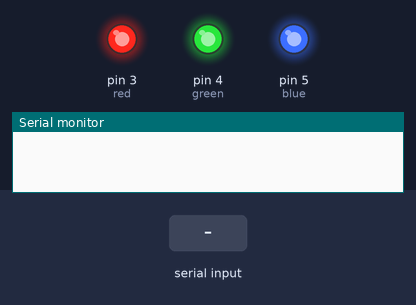
The sketch below on a simulated Arduino Uno, built with avr-gcc and run on an emulated ATmega328P. Parts: output pins drawn as LEDs (lit = HIGH), the last lines printed to the serial monitor. Inputs (shaded band) come from the test bench.

Above: at 1.2 s.
1.3 s: "*all on" received over Serial
At 2.0 s:
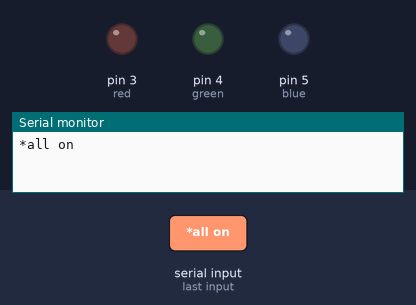
2.8 s: "*red" received over Serial
At 3.3 s:
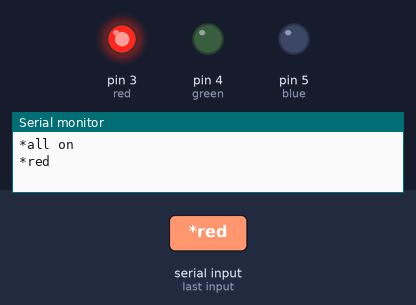
4.3 s: "*green" received over Serial
At 5.2 s:
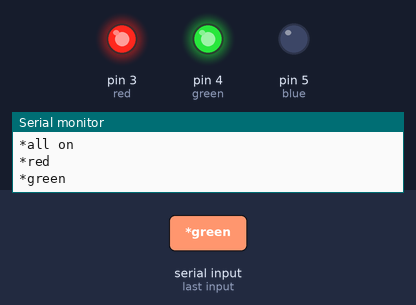
5.8 s: "*red on" received over Serial
At 6.7 s:
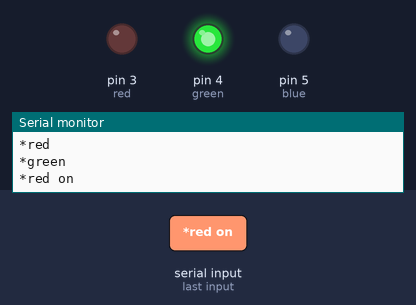
7.3 s: "*blue" received over Serial
At 8.3 s:
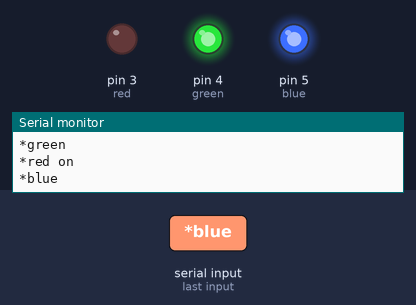
8.8 s: "*green on" received over Serial
At 9.7 s:
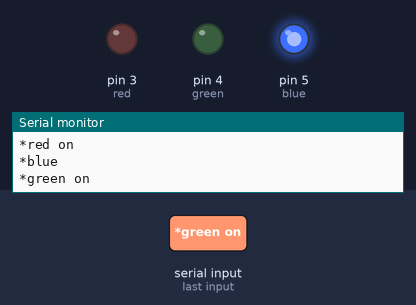
Timing chart, 0 to 11.3 s (numbered marks = the images above; inputs shaded):
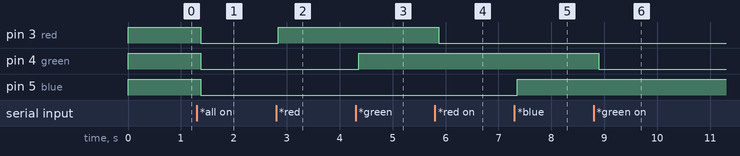

The sketch:

Voice_Activation.ino
```cpp
//By:ASpace
//Youtube channel:https://www.youtube.com/channel/UC9i2-Fy9IOo8yzypeB7Xpow
//Voice Activated Arduino (Bluetooth + Android)

String voice;
int  red = 3; //Connect LED 1 To Pin #3
int green = 4; //Connect LED 2 To Pin #4
int blue= 5; //Connect LED 3 To Pin #5


void setup() {
  Serial.begin(9600);
  pinMode(red, OUTPUT);
  pinMode(green, OUTPUT);
  pinMode(blue, OUTPUT);
  digitalWrite(red, HIGH); //This statement indicates that initally the Leds are off,since this a common anode configuration digitalWrite is HIGH.
  digitalWrite(green, HIGH);
  digitalWrite(blue, HIGH);

}
void loop() {
  while (Serial.available()){  //Check if there is an available byte to read
  delay(10); //Delay added to make thing stable
  char c = Serial.read(); //Conduct a serial read
  if (c == '#') {break;} //Exit the loop when the # is detected after the word
  voice += c; //Shorthand for voice = voice + c
  }
  if (voice.length() > 0) {
    Serial.println(voice);

  if(voice == "*all on") {allon();}  //Turn Off All Pins (Call Function)
  else if(voice == "*all off"){alloff();} //Turn On  All Pins (Call Function)


  else if(voice == "*red on") {digitalWrite(red, LOW);}
  else if(voice == "*green on") {digitalWrite(green, LOW);}
  else if(voice == "*blue on") {digitalWrite(blue, LOW);}

  else if(voice == "*red") {digitalWrite(red, HIGH);}
  else if(voice == "*green") {digitalWrite(green, HIGH);}
  else if(voice == "*blue") {digitalWrite(blue, HIGH);}

voice="";}} //Reset the variable after initiating

void allon()
{
     digitalWrite(red, LOW);
     digitalWrite(green, LOW);
     digitalWrite(blue, LOW);

}
void alloff()
{
     digitalWrite(red, HIGH);
     digitalWrite(green, HIGH);
     digitalWrite(blue, HIGH);
}
```

Measured:
- after the input at 1.3 s, pin 3 (red), pin 4 (green), pin 5 (blue): HIGH → LOW after 0.07 s
- after the input at 2.8 s, pin 3 (red): LOW → HIGH at once
- after the input at 4.3 s, pin 4 (green): LOW → HIGH after 0.06 s
- after the input at 5.8 s, pin 3 (red): HIGH → LOW after 0.07 s
- after the input at 7.3 s, pin 5 (blue): LOW → HIGH after 0.05 s
- after the input at 8.8 s, pin 4 (green): HIGH → LOW after 0.09 s
